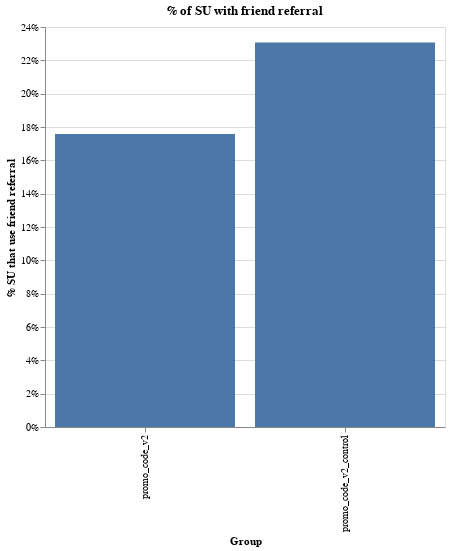

Here is the notebook cell this chart was saved with:
### Markdown cell above
While the above pulled promo codes from both u_referral and u_user_coupon, the next one just focuses on friend referral promo codes. What % of SU have a friend referral code?

### Code cell
df = pd.read_csv("promo_code.csv")

df["referral"] = 0
df.loc[df["status"].isna() == False, "referral"] = 1


df = df.groupby(["user_id", "se_property"])["referral"].agg("max").reset_index()

# what % of users used a promo code?

df = df.groupby(["se_property"])["referral"].agg("mean").reset_index()

alt.Chart(df).mark_bar().encode(
    x=alt.X("se_property:N", axis=alt.Axis(title="Group")),
    y=alt.Y(
        "referral:Q", axis=alt.Axis(title="% SU that use friend referral", format="%")
    ),
).properties(title="% of SU with friend referral", width=400, height=400).display(
    renderer="svg"
)

### Figure 1 — Vega-Lite specification as saved in the notebook (floating-point values rounded to 4 significant figures)
{"config": {"view": {"continuousWidth": 400, "continuousHeight": 300}}, "data": {"name": "data-fa0cf8ecaf8baa923e004506d8d40466"}, "mark": "bar", "encoding": {"x": {"type": "nominal", "axis": {"title": "Group"}, "field": "se_property"}, "y": {"type": "quantitative", "axis": {"format": "%", "title": "% SU that use friend referral"}, "field": "referral"}}, "height": 400, "title": "% of SU with friend referral", "width": 400, "$schema": "https://vega.github.io/schema/vega-lite/v4.0.2.json", "datasets": {"data-fa0cf8ecaf8baa923e004506d8d40466": [{"se_property": "promo_code_v2", "referral": 0.1758}, {"se_property": "promo_code_v2_control", "referral": 0.2307}]}}
